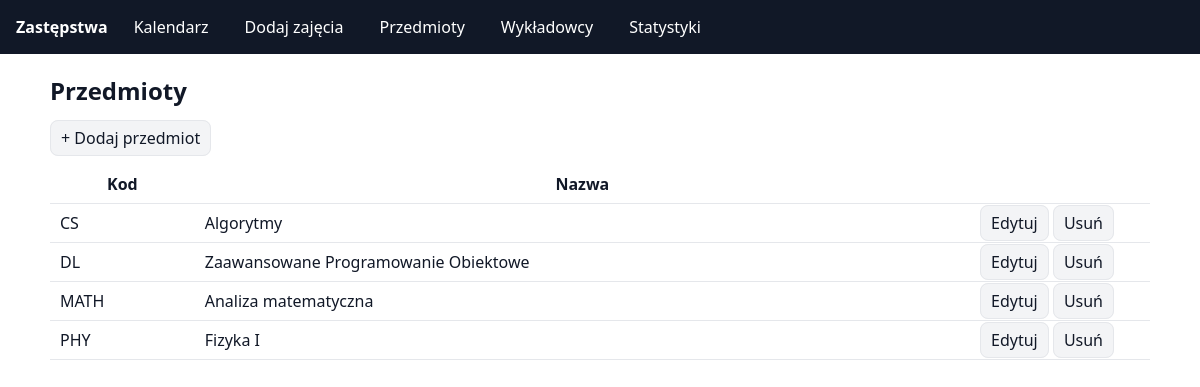
/subjects/, run on the app's committed database.
### zastepstwa/models.py (models this page shows, shortened)
class Subject(models.Model):
    code = models.CharField(max_length=20, unique=True)
    name = models.CharField(max_length=120)
    required_qualifications = models.ManyToManyField(
        Qualification, blank=True, related_name="subjects_required_for"
    )

### zastepstwa/views.py (the view)
# urls.py: path("subjects/", views.subjects_list, name="subjects_list"),
def subjects_list(request):
    subjects = Subject.objects.order_by("code", "name")
    return render(request, "zastepstwa/subjects_list.html", {"subjects": subjects})

### zastepstwa/templates/zastepstwa/subjects_list.html
{% extends 'zastepstwa/base.html' %}
{% block content %}
<h2>Przedmioty</h2>
<p><a class="btn" href="{% url 'zastepstwa:subject_new' %}">+ Dodaj przedmiot</a></p>
<table class="pure-table pure-table-horizontal full">
  <thead>
    <tr>
      <th>Kod</th>
      <th>Nazwa</th>
      <th style="width:160px;"></th>
    </tr>
  </thead>
  <tbody>
  {% for s in subjects %}
    <tr>
      <td>{{ s.code }}</td>
      <td>{{ s.name }}</td>
      <td>
        <a class="btn" href="{% url 'zastepstwa:subject_edit' s.id %}">Edytuj</a>
        <a class="btn" href="{% url 'zastepstwa:subject_delete' s.id %}">Usuń</a>
      </td>
    </tr>
  {% empty %}
    <tr><td colspan="3">Brak przedmiotów.</td></tr>
  {% endfor %}
  </tbody>
</table>
{% endblock %}

### zastepstwa/templates/zastepstwa/base.html (style rules this page uses)
body { font-family: system-ui, -apple-system, Segoe UI, Roboto, Arial, sans-serif; margin:0; color:#111827; }
.btn { padding: 6px 10px; border-radius: 8px; border: 1px solid #e5e7eb; background: #f3f4f6; cursor: pointer; text-decoration:none; color:inherit; }
table.full { width:100%; border-collapse: collapse; }
table.full th, table.full td { padding:8px 10px; border-bottom:1px solid #e5e7eb; }

### data on the page
Subject: code "CS", name "Algorytmy"
Subject: code "DL", name "Zaawansowane Programowanie Obiektowe"
Subject: code "MATH", name "Analiza matematyczna"
Subject: code "PHY", name "Fizyka I"
